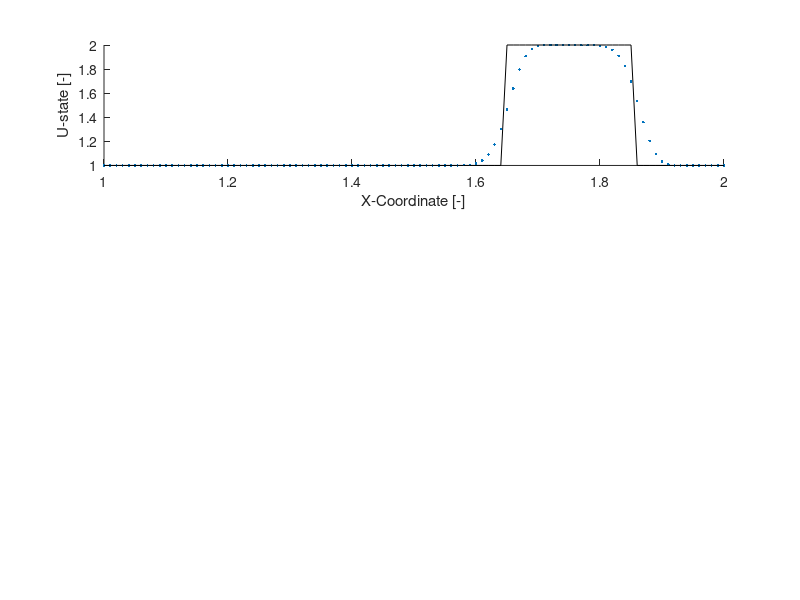

The MATLAB script that drew this image: (Note: this script raises an error after producing the figure.)
%% Total Variation Diminishing (TVD) 1D subroutine
% to solve the scalar advection equation:
%
% du/dt + dF(u)/dx = 0
%
% where $dF/du = a$
%
% Using flux limiter functions: 
% Cases: {1} Van Leer
%        {2} Superbee
%        {3} Minmod
%        {4} Koren
%
% by Manuel Diaz, manuel.ade'at'gmail.com 
% Institute of Applied Mechanics, 2012.08.12

clear all; close all; clc;

%% Parameters
a = 0.5; 
a_p = max(0,a); a_m = min(0,a);
dx = 0.01;
cfl = 0.8;
dt = cfl*dx/abs(a);
dtdx = dt/dx; % precomputed to save some flops
t_end = 0.5;
limiter = 2;

%% Discretization of Domain
x = 1:dx:2;
t = 0:dt:t_end;

%% Initial Condition
n = length(x);
u_0 = ones(1,n);
 x_1 = ceil(2*n/5);
 x_2 = ceil(3*n/5);
u_0(x_1:x_2) = 2;

%% Main Loop
% Load initial condition into the domain
u = u_0; 

% Initialize vector variables 
u_next = zeros(1,n);
theta  = zeros(1,n);
r = zeros(1,n);
F_rl = zeros(1,n);
F_rh = zeros(1,n);
F_ll = zeros(1,n);
F_lh = zeros(1,n);
F_right = zeros(1,n);
F_left  = zeros(1,n);

for k = t
    % Compute the smoothness, r(j), from the data, u(j).
    for j = 2:n-1
        % smooth measurement factor 'r'
        if u(j) == u(j+1)
            r(j) = 1;
        elseif a > 0
            r(j) = (u(j) - u(j-1)) / (u(j+1) - u(j));
        elseif a < 0
            r(j) = (u(j+2) - u(j+1)) / (u(j+1) - u(j));
        end
        r(1) = 1; r(n) = 1;
    end
    
    % Compute the Flux Limiter
    switch limiter
        case{1} % Van Leer
            phi = (r + abs(r))./(1 + abs(r));
        case{2} % Superbee
            %phi = max(0,min(2.*r,0),min(r,2));
            phi_star = max(min(2.*r,0),min(r,2));
            phi = max(0,phi_star);
        case{3} % Minmod
            phi = max(0,min(1,r));
        case{4} % koren
            %phi = max(0,min(2*r,(2/3)*r+1/3,2));
            phi_star = min(2*r,(2/3)*r+1/3);
            phi_hat  = min(phi_star,2);
            phi = max(0,phi_hat);
        otherwise 
            error('Limiters available: 1, 2, 3, and 4')
    end
    
    for j = 2:n-1    
        % Compute fluxes for TVD
        F_rl(j) = a_p*u(j) + a_m*u(j+1);
        F_rh(j) = (1/2)*a*(u(j)+u(j+1)) - (1/2)*(a^2)*dtdx*(u(j+1)-u(j));
        F_right(j) = F_rl(j) + phi(j)*( F_rh(j) - F_rl(j) );
        
        F_ll(j) = a_p*u(j-1) + a_m*u(j);
        F_lh(j) = (1/2)*a*(u(j-1)+u(j)) - (1/2)*(a^2)*dtdx*(u(j)-u(j-1));
        F_left(j)  = F_ll(j) + phi(j-1)*( F_lh(j) - F_ll(j) );
        
        % Compute next time step
        u_next(j) = u(j) - dtdx*(F_right(j) - F_left(j));
    end
    
    % BC
    u_next(1) = u_next(2);
    u_next(n) = u_next(n-1);
    % UPDATE info
    u = u_next(1:n);
end

%% 2. Double-Sided Upwind
u_upwind = u_0;
for k = t
    for j = 2:n-1
    u_next(j) = u_upwind(j) - a_p*dt/dx*(u_upwind(j) - u_upwind(j-1)) ...
        - a_m*dt/dx*(u_upwind(j+1) - u_upwind(j));
    end
    u_upwind = u_next;
    % BC
    u_upwind(1) = u_next(2);
    u_upwind(n) = u_next(n-1);
end
u_next = zeros(1,n);

%% 3. Lax-Wendroff
u_LW = u_0;
for k = t
    for j = 2:n-1
    u_next(j) = u_LW(j) - 1/2*cfl*(u_LW(j+1)-u_LW(j-1)) + ...
        1/2*(cfl^2)*(u_LW(j+1)-2*u_LW(j)+u_LW(j-1));
    end
    u_LW = u_next;
    % BC
    u_LW(1) = u_next(2);
    u_LW(n) = u_next(n-1);
end
u_next = zeros(1,n);

%% Exact Solution
x_exact_1 = 1.4 + a*t_end;
x_exact_2 = 1.6 + a*t_end;
u_exact = zeros(1,n);
for j = 1:n
    if x(j) >= x_exact_1 && x(j) <= x_exact_2
    u_exact(j) = 2;
    else
    u_exact(j) = 1;
    end
end
    
%% Plot Results
subplot(311);
hold on
plot(x,u_upwind,'.'); plot(x,u_exact,'k'); xlabel('X-Coordinate [-]'); ylabel('U-state [-]'); yLim([0.5,2.5]); title 'Double-Sided Upwind'; 
hold off
subplot(312);
hold on
plot(x,u_LW,'.'); plot(x,u_exact,'k'); xlabel('X-Coordinate [-]'); ylabel('U-state [-]'); yLim([0.5,2.5]); title 'Lax-wendroff';
hold off
subplot(313);
hold on
plot(x,u,'.'); plot(x,u_exact,'k'); xlabel('X-Coordinate [-]'); ylabel('U-state [-]'); yLim([0.5,2.5]); title 'TVD';
hold off

